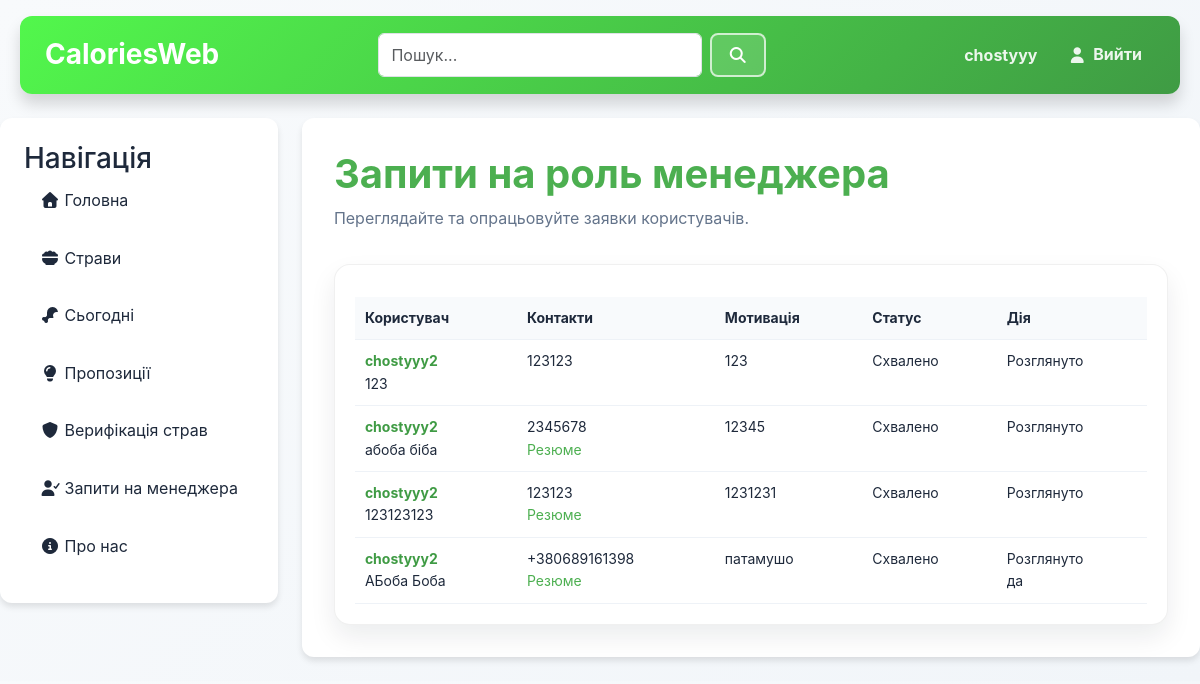
Before: /user/manager-requests/ (signed in) with the older database file.
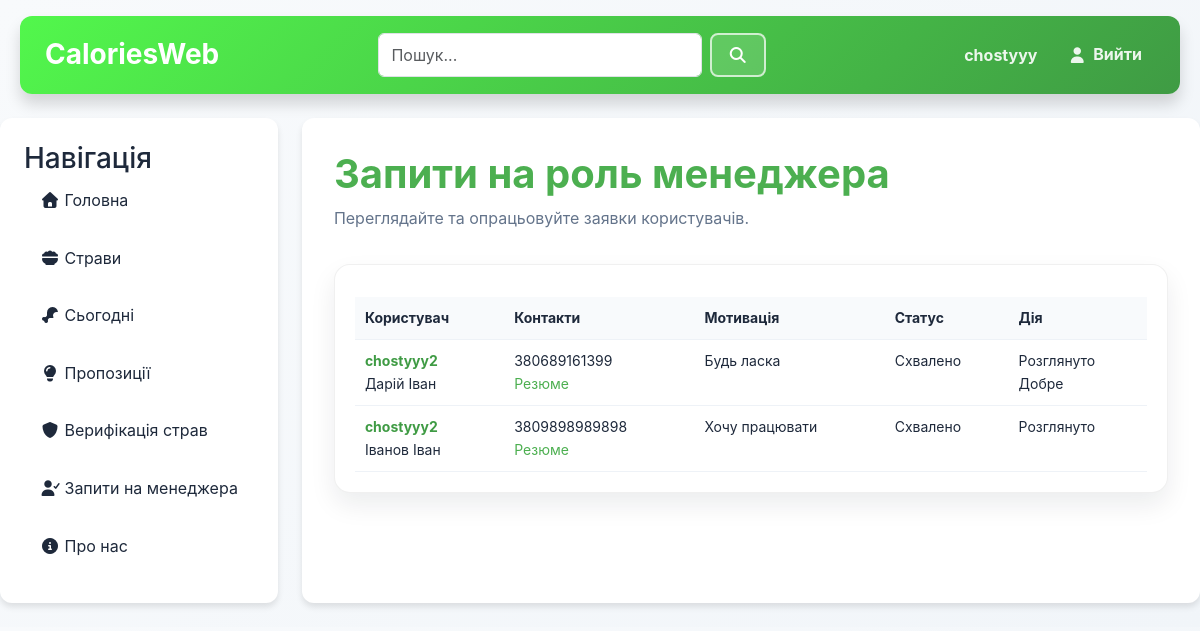
After: the same page with the newer database file.
### user/models.py (models this page shows, shortened)
class ManagerRequest(models.Model):
	STATUS_CHOICES = [
		('pending', 'На розгляді'),
		('approved', 'Схвалено'),
		('rejected', 'Відхилено'),
		('blocked', 'Заблоковано'),
	]
	user = models.ForeignKey(User, on_delete=models.CASCADE, related_name='manager_requests')
	full_name = models.CharField(max_length=120)
	phone = models.CharField(max_length=50)
	motivation = models.TextField()
	resume = models.FileField(upload_to='manager_resumes/', null=True, blank=True)
	status = models.CharField(max_length=12, choices=STATUS_CHOICES, default='pending')
	admin_comment = models.TextField(null=True, blank=True)
	created_at = models.DateTimeField(auto_now_add=True)
	reviewed_at = models.DateTimeField(null=True, blank=True)
	reviewed_by = models.ForeignKey(User, on_delete=models.SET_NULL, null=True, blank=True, related_name='reviewed_manager_requests')

### user/views.py (the view, shortened to what this page needs)
# urls.py: path('manager-requests/', views.manager_requests, name='manager_requests'),
def manager_requests(request):
    if not request.user.is_authenticated:
        return redirect("main:logIn")
    details = getattr(request.user, "details", None)
    is_admin = bool(details and details.role == "admin") or getattr(request.user, "is_superuser", False)
    if not is_admin:
        return redirect("main:home")
    requests_qs = ManagerRequest.objects.select_related("user").order_by("-created_at")
    return render(request, "user/manager_requests.html", {
        "requests": requests_qs,
    })

### user/templates/user/manager_requests.html (shortened to what this page needs)
{% extends "main/layout.html" %}
{% load static %}
{% block extra_css %}
    <link rel="stylesheet" href="{% static 'user/css/user.css' %}">
{% endblock %}
{% block content %}
    <h1>Запити на роль менеджера</h1>
    <p>Переглядайте та опрацьовуйте заявки користувачів.</p>
    <section class="user-profile-card">
        {% if requests %}
            <div class="meal-detail-table-wrap">
                <table class="meal-detail-table">
                    <tr>
                        <th>Користувач</th>
                        <th>Контакти</th>
                        <th>Мотивація</th>
                        <th>Статус</th>
                        <th>Дія</th>
                    </tr>
                    {% for req in requests %}
                        <tr>
                            <td><a class="profile-user-link" href="{% url 'user:user_detail' req.user.id %}">{{ req.user.username }}</a><br>{{ req.full_name }}</td>
                            <td>
                                {{ req.phone }}<br>{{ req.user.email }}
                                {% if req.resume %}
                                    <div><a href="{{ req.resume.url }}" target="_blank" rel="noopener">Резюме</a></div>
                                {% endif %}
                            </td>
                            <td>{{ req.motivation|truncatewords:20 }}</td>
                            <td>{{ req.get_status_display }}</td>
                            <td>
                                {% if req.status == 'pending' %}
                                    <form method="post" style="display: grid; gap: 6px;">
                                        {% csrf_token %}
                                        <input type="hidden" name="request_id" value="{{ req.id }}">
                                        <textarea name="admin_comment" class="form-control" rows="2" placeholder="Коментар"></textarea>
                                        <div style="display: flex; gap: 6px; flex-wrap: wrap;">
                                            <button class="btn btn-primary" type="submit" name="action" value="approve">Апрувнути</button>
                                            <button class="btn btn-secondary" type="submit" name="action" value="reject">Відхилити</button>
                                            <button class="btn btn-danger" type="submit" name="action" value="block">Заблокувати</button>
                                        </div>
                                    </form>
                                {% else %}
                                    <span>Розглянуто</span>
                                    {% if req.admin_comment %}<div>{{ req.admin_comment }}</div>{% endif %}
                                {% endif %}
                            </td>
                        </tr>
                    {% endfor %}
                </table>
            </div>
        {% else %}
            <p>Запитів поки немає.</p>
        {% endif %}
    </section>
{% endblock %}

Changed rows visible on the page:
removed ManagerRequest: user.username "chostyyy2", full_name "123", phone "123123", motivation "123", status "Схвалено", shows "Розглянуто"
removed ManagerRequest: user.username "chostyyy2", full_name "абоба біба", phone "2345678", motivation "12345", status "Схвалено", shows "Розглянуто"
removed ManagerRequest: user.username "chostyyy2", full_name "АБоба Боба", phone "+380689161398", motivation "патамушо", status "Схвалено", admin_comment "да"
added ManagerRequest: user.username "chostyyy2", full_name "Дарій Іван", phone "380689161399", motivation "Будь ласка", status "Схвалено", admin_comment "Добре"
changed ManagerRequest: full_name "123123123" → "Іванов Іван"; phone "123123" → "3809898989898"; motivation "1231231" → "Хочу працювати"
